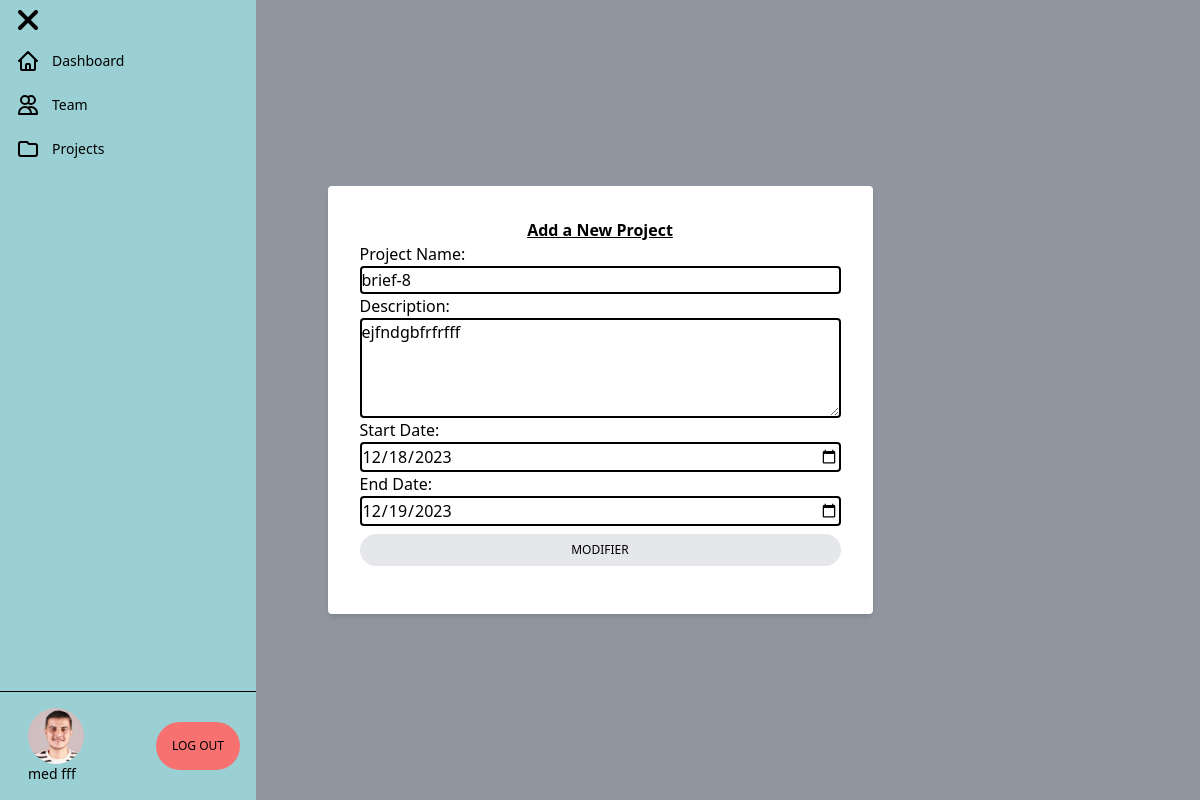
The page /editproject.php?id=4 (signed in) on the database its author committed.
### tables this page shows
CREATE TABLE `users` (
  `Membre_ID` int(11) NOT NULL,
  `image` varchar(1000) DEFAULT NULL,
  `nom` varchar(200) DEFAULT NULL,
  `prénom` varchar(200) DEFAULT NULL,
  `email` varchar(200) NOT NULL,
  `motdepasse` varchar(255) DEFAULT NULL,
  `téléphone` int(11) DEFAULT NULL,
  `roleuser` varchar(255) DEFAULT NULL,
  `équipe_ID` int(11) DEFAULT NULL,
  `project_ID` int(11) DEFAULT NULL
);

CREATE TABLE `projects` (
  `project_ID` int(11) NOT NULL,
  `Nom_project` varchar(200) DEFAULT NULL,
  `descrip` varchar(3000) DEFAULT NULL,
  `Date_de_debut` date DEFAULT NULL,
  `date_fin` date DEFAULT NULL
);

### editproject.php (the view, shortened to what this page needs)
<?php
if (isset($_SESSION['Membre_ID']) && isset($_SESSION['nom'])) {
    $idproject = "";
    if (isset($_GET["id"])) {
        $idproject = $_GET["id"];
    }
?>
        <?php
        include 'dbconnect.php';
        $id = $_SESSION['Membre_ID'];
        $affichuser = "SELECT * FROM users WHERE Membre_ID= '$id' ";
        $result = mysqli_query($sql, $affichuser);
        $row = mysqli_fetch_assoc($result);
        $nom = $row['nom'];
        $prenom = $row['prénom'];
        $image = $row['image'];
        ?>
    <!DOCTYPE html>
    <html lang="en">
    <head>
        <script src="https://cdn.tailwindcss.com"></script>
        <link rel="stylesheet" href="https://cdnjs.cloudflare.com/ajax/libs/font-awesome/6.4.2/css/all.min.css" />
    </head>
    <body>
        <div id="sidebar" class="min-h-[640px] bg-gray-100 hidden fixed w-full lg:flex lg:w-64 lg:flex-col lg:fixed lg:inset-y-0  z-50 ">
            <div class="flex-1 flex flex-col min-h-0 bg-[#9ad0d3]">
                <div class="flex-1 flex flex-col pt-5 pb-4 overflow-y-auto">
                    <div class="flex  justify-between items-center  px-4">
                        <button id="fermernav"><i class=" lg:hidden text-black fas fa-times fa-2xl"></i></button>
                    </div>
                    <nav class="mt-5 flex-1 px-2 space-y-1">
                        <a href="#" class=" hover:bg-[#BFD8D5] bg-[#9ad0d3] text-black group flex items-center px-2 py-2 text-sm font-medium rounded-md" x-state:on="Current" x-state:off="Default" x-state-description="Current: &quot;bg-indigo-800 text-black&quot;, Default: &quot;text-black hover:bg-[#BFD8D5] hover:bg-opacity-75&quot;">
                            Dashboard
                        </a>
                        <a href="#" class="text-black hover:bg-[#BFD8D5] hover:bg-opacity-75 group flex items-center px-2 py-2 text-sm font-medium rounded-md" x-state-description="undefined: &quot;bg-indigo-800 text-black&quot;, undefined: &quot;text-black hover:bg-[#BFD8D5] hover:bg-opacity-75&quot;">
                            Team
                        </a>
                        <a href="#" class="text-black hover:bg-[#BFD8D5] hover:bg-opacity-75 group flex items-center px-2 py-2 text-sm font-medium rounded-md" x-state-description="undefined: &quot;bg-indigo-800 text-black&quot;, undefined: &quot;text-black hover:bg-[#BFD8D5] hover:bg-opacity-75&quot;">
                            Projects
                        </a>
                    </nav>
                </div>
                <div class="w-full flex justify-between items-center border-t border-black p-4">
                    <div class="ml-3 flex flex-col">
                        <img class='inline-block h-14 w-14 rounded-full  ' src='img/<?php echo $image ?>' alt=''>
                        <p class="text-sm font-medium text-black">
                            <?php echo "  $prenom  ";
                            echo $nom ?>
                        </p>
                    </div>
                    <a href="logout.php" class="p-4 w-fit h-fit text-center text-black text-xs font-medium bg-red-400 rounded-full">LOG OUT</a>
                </div>
            </div>
        </div>
        <div class=" lg:pl-64 flex flex-col flex-1">
            <?php
            $projectselected = "SELECT * from projects where project_ID=$idproject";
            $resultat = mysqli_query($sql, $projectselected);
            $ligne = mysqli_fetch_assoc($resultat);
            $projectName = $ligne['Nom_project'];
            $description = $ligne['descrip'];
            $startDate = $ligne['Date_de_debut'];
            $endDate = $ligne['date_fin'];
            ?>
            <div class="updateform   fixed inset-0 bg-gray-500 bg-opacity-75 overflow-y-auto">
                <div class="flex items-center justify-center min-h-screen">
                    <div class="bg-white p-8 rounded shadow-md">
                        <h2 class="text-center font-bold underline ">Add a New Project</h2>
                        <form action="" method="post" class="flex flex-col">
                            <div class="flex flex-col">
                                <label for="projectName">Project Name:</label>
                                <input class="border-2 border-black rounded" type="text" id="projectName" name="Nom_project" maxlength="200" value="<?php echo  $projectName; ?>">
                            </div>
                            <div class="flex flex-col">
                                <label for="description">Description:</label>
                                <textarea class="border-2 border-black rounded" id="description" name="descrip" rows="4" cols="50" maxlength="3000"><?php echo $description  ?></textarea>
                            </div>
                            <div class="flex flex-col">
                                <label for="startDate">Start Date:</label>
                                <input class="border-2 border-black rounded" type="date" id="startDate" name="Date_de_debut" value="<?php echo $startDate  ?>">
                            </div>
                            <div class="flex flex-col">
                                <label for="endDate">End Date:</label>
                                <input class="border-2 border-black rounded" type="date" id="endDate" name="date_fin" value="<?php echo $endDate  ?>">
                            </div>
                            <input class="hover:bg-green-400 p-2 mt-2 text-center text-black text-xs font-medium bg-gray-200 rounded-full" name="updateproject" type="submit" value="MODIFIER">
                        </form>
                    </div>
                </div>
            </div>
    </body>
    </html>
<?php
} ?>

### rows shown on the page
users: image (picture), prénom "med", nom "fff"
projects: Nom_project "brief-8", descrip "ejfndgbfrfrfff", Date_de_debut "12/18/2023", date_fin "12/19/2023"
